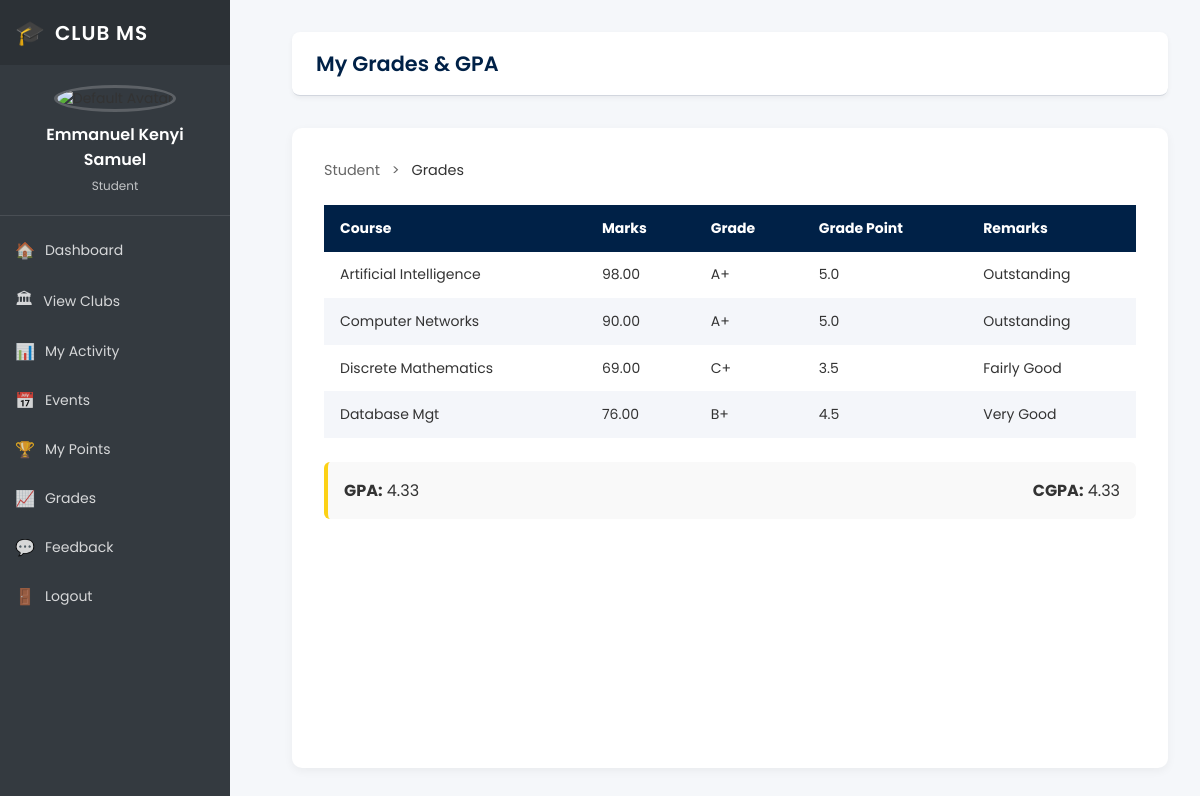
Page /users/dashboard/student/grades/ (signed in) on the committed database.
### users/models.py (models this page shows, shortened)
class Profile(models.Model):
    ROLE_CHOICES = [
        ("student", "Student"),
        ("lecturer", "Lecturer"),
        ("admin", "Admin"),
    ]
    user = models.OneToOneField(User, on_delete=models.CASCADE)
    role = models.CharField(max_length=20, choices=ROLE_CHOICES)
    name = models.CharField(max_length=100)

class StudentMark(models.Model):
    student = models.ForeignKey(User, on_delete=models.CASCADE, related_name='student_marks')
    course = models.ForeignKey(Course, on_delete=models.CASCADE)
    marks = models.DecimalField(max_digits=5, decimal_places=2)
    grade_letter = models.CharField(max_length=2, blank=True)
    grade_point = models.DecimalField(max_digits=3, decimal_places=1, blank=True, null=True)
    remarks = models.CharField(max_length=50, blank=True)
    semester = models.CharField(max_length=20, blank=True, null=True)
    date_recorded = models.DateTimeField(auto_now_add=True)

class Course(models.Model):
    code = models.CharField(max_length=10, unique=True)
    name = models.CharField(max_length=100)
    credit_units = models.PositiveIntegerField()

class StudentGPA(models.Model):
    student = models.OneToOneField(User, on_delete=models.CASCADE, related_name='academic_record')
    gpa = models.DecimalField(max_digits=4, decimal_places=2, default=0.00)
    cgpa = models.DecimalField(max_digits=4, decimal_places=2, default=0.00)
    updated_at = models.DateTimeField(auto_now=True)

### users/views.py (the view)
# urls.py: path('dashboard/student/grades/', views.grade_panel, name='grade_panel'),
@login_required
def grade_panel(request):
    user = request.user
    student_courses = StudentMark.objects.filter(student=user).select_related('course')
    gpa_record = StudentGPA.objects.filter(student=user).last()
    context = {
        'student_courses': student_courses,
        'gpa': gpa_record.gpa if gpa_record else 0.0,
        'cgpa': gpa_record.cgpa if gpa_record else 0.0,
    }
    return render(request, 'users/grade_panel.html', context)

### users/templates/users/grade_panel.html (shortened to what this page needs)
{% load static %}
<!DOCTYPE html>
<html lang="en">
<head>
    <link rel="stylesheet" href="{% static 'css/student_dashboard.css' %}?v=4">
</head>
<body>
<div class="dashboard-wrapper">
    <aside class="sidebar">
        <div>
            <div class="sidebar-header">
                <div class="logo-section">
                    <span class="logo-icon">🎓</span>
                    <span class="logo-text">CLUB MS</span>
                </div>
            </div>
            <div class="user-profile">
                {% if user.profile.avatar %}
                    <img src="{{ user.profile.avatar.url }}" alt="{{ user.profile.name }}" class="sidebar-avatar">
                {% else %}
                    <img src="{% static 'images/default-avatar.png' %}" alt="Default Avatar" class="sidebar-avatar">
                {% endif %}
                <h3>{{ user.profile.name }}</h3>
                <p class="sidebar-role">{{ user.profile.role|title }}</p>
            </div>
            <nav class="sidebar-nav">
                <ul>
                    <li><a href="{% url 'student_dashboard' %}"><span class="nav-icon">🏠</span> Dashboard</a></li>
                    <li><a href="{% url 'club_list' %}"><span class="nav-icon">🏛</span> View Clubs</a></li>
                    <li><a href="{% url 'my_activity' %}"><span class="nav-icon">📊</span> My Activity</a></li>
                    <li><a href="{% url 'events_list' %}"><span class="nav-icon">📅</span> Events</a></li>
                    <li><a href="{% url 'student_points' %}"><span class="nav-icon">🏆</span> My Points</a></li>
                    <li><a href="{% url 'grade_panel' %}" class="scroll-to-panel"><span class="nav-icon">📈</span> Grades</a></li>
                    <li><a href="{% url 'send_feedback' %}"><span class="nav-icon">💬</span> Feedback</a></li>
                    <li>
                        <form id="logout-form" action="{% url 'logout' %}" method="post">
                            <button type="submit" class="sidebar-link-btn">
                                <span class="nav-icon">🚪</span> Logout
                            </button>
                        </form>
                    </li>
                </ul>
            </nav>
        </div>
    </aside>
    <main class="dashboard-main">
        <header class="top-header">
            <div class="header-left">
                <h1 class="page-title">My Grades & GPA</h1>
            </div>
        </header>
        <div class="dashboard-content">
            <div class="breadcrumb">
                <span>Student</span> <span class="separator">></span> <span class="current">Grades</span>
            </div>
            <section class="grades-panel" id="grades">
                {% if student_courses %}
                    <table>
                        <thead>
                            <tr>
                                <th>Course</th>
                                <th>Marks</th>
                                <th>Grade</th>
                                <th>Grade Point</th>
                                <th>Remarks</th>
                            </tr>
                        </thead>
                        <tbody>
                            {% for mark in student_courses %}
                            <tr>
                                <td>{{ mark.course.name }}</td>
                                <td>{{ mark.marks }}</td>
                                <td>{{ mark.grade_letter }}</td>
                                <td>{{ mark.grade_point }}</td>
                                <td>{{ mark.remarks }}</td>
                            </tr>
                            {% endfor %}
                        </tbody>
                    </table>
                    <div class="gpa-summary">
                        <p><strong>GPA:</strong> {{ gpa }}</p>
                        <p><strong>CGPA:</strong> {{ cgpa }}</p>
                    </div>
                {% else %}
                    <div class="empty-state">
                        <p>No grades available yet.</p>
                    </div>
                {% endif %}
            </section>
        </div>
    </main>
</div>
</body>
</html>

### static/css/student_dashboard.css (style rules this page uses)
* { margin: 0; padding: 0; box-sizing: border-box; }
:root { --sidebar-bg: #343a40; --sidebar-text: #ffffff; --sidebar-active: #007bff; --main-bg: #ecf0f5; --card-blue: #00c0ef; --card-green: #00a65a; --card-yellow: #f39c12; --card-red: #dd4b39; --panel-bg: #ffffff; --text-dark: #333333; --text-muted: #777777; --border-color: #d2d6de; --hover-bg: #f4f4f4; }
body { font-family: 'Source Sans Pro', 'Helvetica Neue', Arial, sans-serif; background: var(--main-bg); color: var(--text-dark); font-size: 14px; }
.dashboard-wrapper { display: flex; min-height: 100vh; }
.sidebar { width: 230px; background: var(--sidebar-bg); position: fixed; height: 100vh; left: 0; top: 0; z-index: 100; overflow-y: auto; transition: all 0.3s; }
.sidebar-header { padding: 15px; background: #2c3136; }
.logo-section { display: flex; align-items: center; gap: 10px; color: var(--sidebar-text); }
.logo-icon { font-size: 24px; }
.logo-text { font-size: 20px; font-weight: 600; letter-spacing: 1px; }
.user-profile { padding: 20px 15px; text-align: center; border-bottom: 1px solid rgba(255, 255, 255, 0.1); }
.sidebar-avatar { width: 60px; height: 60px; border-radius: 50%; object-fit: cover; margin-bottom: 10px; border: 3px solid rgba(255, 255, 255, 0.2); }
.user-profile h3 { font-size: 16px; color: var(--sidebar-text); margin-bottom: 5px; font-weight: 600; }
.sidebar-role { font-size: 12px; color: rgba(255, 255, 255, 0.7); }
.sidebar-nav { padding: 10px 0; }
.sidebar-nav ul { list-style: none; }
.sidebar-nav li { margin: 0; }
.sidebar-nav a { display: flex; align-items: center; padding: 12px 15px; color: rgba(255, 255, 255, 0.8); text-decoration: none; transition: all 0.3s; font-size: 14px; }
.sidebar-link-btn { width: 100%; display: flex; align-items: center; padding: 12px 15px; color: rgba(255, 255, 255, 0.8); background: none; border: none; text-align: left; font-size: 14px; font-family: inherit; cursor: pointer; transition: all 0.3s; }
.nav-icon { margin-right: 10px; font-size: 16px; }
.dashboard-main { margin-left: 230px; flex: 1; display: flex; flex-direction: column; min-height: 100vh; }
.top-header { background: #ffffff; padding: 15px 20px; display: flex; justify-content: space-between; align-items: center; border-bottom: 1px solid var(--border-color); position: sticky; top: 0; z-index: 50; }
.header-left { display: flex; align-items: center; gap: 15px; }
.page-title { font-size: 18px; font-weight: 400; color: var(--text-dark); }
.dashboard-content { padding: 20px; flex: 1; }
.breadcrumb { font-size: 13px; color: var(--text-muted); margin-bottom: 20px; }
.breadcrumb .separator { margin: 0 8px; }
.breadcrumb .current { color: var(--text-dark); }
.grades-panel { border-top-color: #f39c12; }
.gpa-summary { margin-top: 20px; padding: 15px; background: var(--hover-bg); border-radius: 3px; display: flex; gap: 30px; justify-content: center; }
.gpa-summary p { font-size: 16px; color: var(--text-dark); }

### users/templates/users/grade_panel.html (style rules this page uses)
* { margin: 0; padding: 0; box-sizing: border-box; }
body { font-family: 'Poppins', sans-serif; background-color: #f5f7fa; color: #333; }
.dashboard-wrapper { display: flex; min-height: 100vh; }
.dashboard-main { flex: 1; margin-left: 260px; padding: 2rem; }
.top-header { display: flex; justify-content: space-between; align-items: center; background-color: #fff; padding: 1rem 1.5rem; border-radius: 8px; box-shadow: 0 2px 5px rgba(0,0,0,0.05); margin-bottom: 2rem; }
.page-title { color: #002147; font-size: 1.3rem; font-weight: 600; }
.dashboard-content { background-color: #fff; padding: 2rem; border-radius: 10px; box-shadow: 0 3px 10px rgba(0,0,0,0.05); }
.breadcrumb { font-size: 0.9rem; color: #666; margin-bottom: 1.5rem; }
.breadcrumb .separator { margin: 0 0.5rem; }
table { width: 100%; border-collapse: collapse; margin-bottom: 1.5rem; }
th, td { padding: 0.8rem 1rem; text-align: left; }
thead { background-color: #002147; color: #fff; }
tbody tr:nth-child(even) { background-color: #f4f6fa; }
.gpa-summary { display: flex; justify-content: space-between; background: #f9f9f9; border-left: 4px solid #fcd116; padding: 1rem; border-radius: 6px; }

### rows in the picture
StudentMark: course.name "Artificial Intelligence", marks "98.00", grade_letter "A+", grade_point "5.0", remarks "Outstanding"
StudentMark: course.name "Computer Networks", marks "90.00", grade_letter "A+", grade_point "5.0", remarks "Outstanding"
StudentMark: course.name "Discrete Mathematics", marks "69.00", grade_letter "C+", grade_point "3.5", remarks "Fairly Good"
StudentMark: course.name "Database Mgt", marks "76.00", grade_letter "B+", grade_point "4.5", remarks "Very Good"
StudentGPA: gpa "4.33", cgpa "4.33"

### other values in the picture
{{ user.profile.name }} "Emmanuel Kenyi Samuel"
{{ user.profile.role|title }} "Student"
